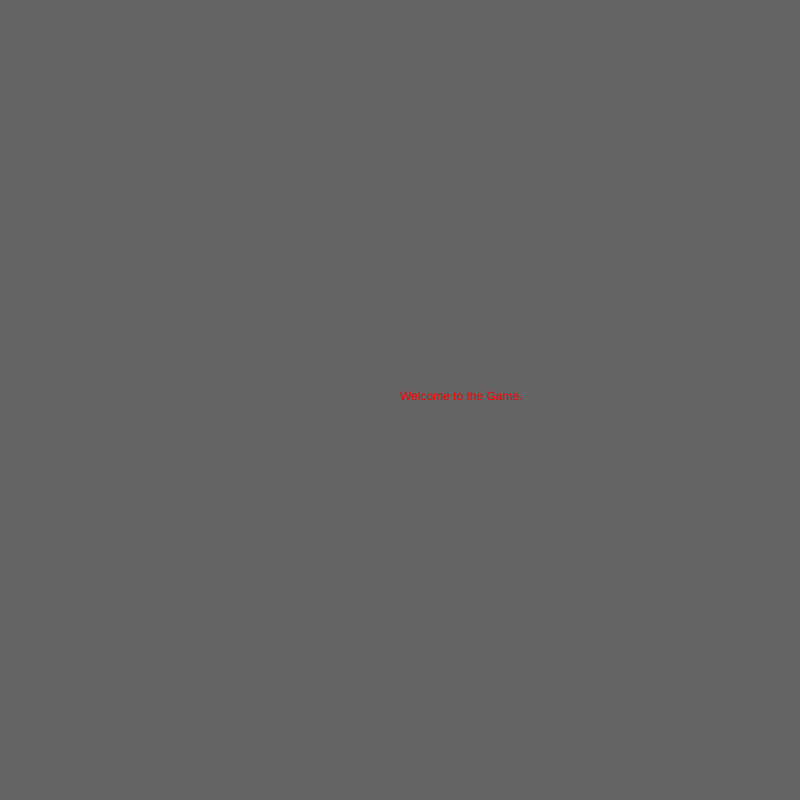
Frame 1 (no input)
Frame 60 (no input): identical to frame 1, image omitted
Frame 120 (the mouse pressed at the canvas centre since frame 60): identical to frame 1, image omitted

The p5.js sketch that drew this single still picture (run headless with seeded random() and noise() and a simulated clock; from frame 60 on, the mouse is pressed at the canvas centre):

// p5.js sketch
// ── sketch.js
var cars = [];
var frogPos ;
var myState = 0;
var timer = 0;

function setup() {

  createCanvas(800, 800);

  //spawn cars
  for (var i = 0; i < 5; i++) {
    cars.push(new Car());
  }

  frogPos = createVector(width/2, height-80) ;
  rectMode(CENTER) ;
  ellipseMode(CENTER) ;
}

function draw() {

background(100);
  //game();
  switch(myState) {

  case 0:  // splash screen
  fill('red');
  text('Welcome to the Game.', width/2, height/2);
  break;

  case 1: // the game state
    game();
    timer++;
    if (timer > 600){
      myState = 3;
      timer = 0;
    }
  break;

  case 2: // the win state
  fill('red');
  text('Congrats, I guess. You apparently won.', width/2, height/2);
  break;

  case 3: // the lose state
  fill('red');
  text('Haha you failed!', width/2, height/2);
  break;

  }

}

function mouseReleased(){
  switch(myState){
    case 0:
      myState = 1;
  break;

  case 2: //the win state
    resetTheGame();
    myState = 0;
  break;

  case 3: //the lose state
    resetTheGame();
    myState = 0;
  break;
  }
}

// car class!!
function Car() {
  // attributes
  this.pos = createVector(100, 100);
  this.vel = createVector(random(-5, 5), random(-5, 5));
  this.r = random(255);
  this.g = random(255);
  this.b = random(255);


  // methods
  this.display = function() {
    fill(this.r, this.g, this.b);
    rect(this.pos.x, this.pos.y, 100, 50);
    ellipse(this.pos.x-45, this.pos.y+25, 50, 50);
    ellipse(this.pos.x+45, this.pos.y+25, 50, 50);
  }

  this.drive = function() {
    this.pos.add(this.vel);

    if (this.pos.x > width) this.pos.x = 0;
    if (this.pos.x < 0) this.pos.x = width;
    if (this.pos.y > height) this.pos.y = 0;
    if (this.pos.y < 0) this.pos.y = height;

  }

}


function checkForKeys() {
  if (keyIsDown(LEFT_ARROW)) frogPos.x = frogPos.x - 5;
  if (keyIsDown(RIGHT_ARROW)) frogPos.x = frogPos.x + 5;
  if (keyIsDown(UP_ARROW)) frogPos.y = frogPos.y - 5;
  if (keyIsDown(DOWN_ARROW)) frogPos.y = frogPos.y + 5;

}

function game(){
  background(100);
  for (var i = 0; i < cars.length; i++) {
    cars[i].display();
    cars[i].drive();
    if (cars[i].pos.dist(frogPos) < 50) {
      cars.splice(i, 1) ;
    }
  }

  if(cars.length == 0){
    myState = 2;
  }

  // draw the frog
  fill('green') ;
  ellipse(frogPos.x, frogPos.y, 60, 60) ;
  checkForKeys() ;
}

function resetTheGame(){
  cars = [];
  for (var i = 0; i < 5; i++) {
    cars.push(new Car());
  }
  timer = 0;
}
